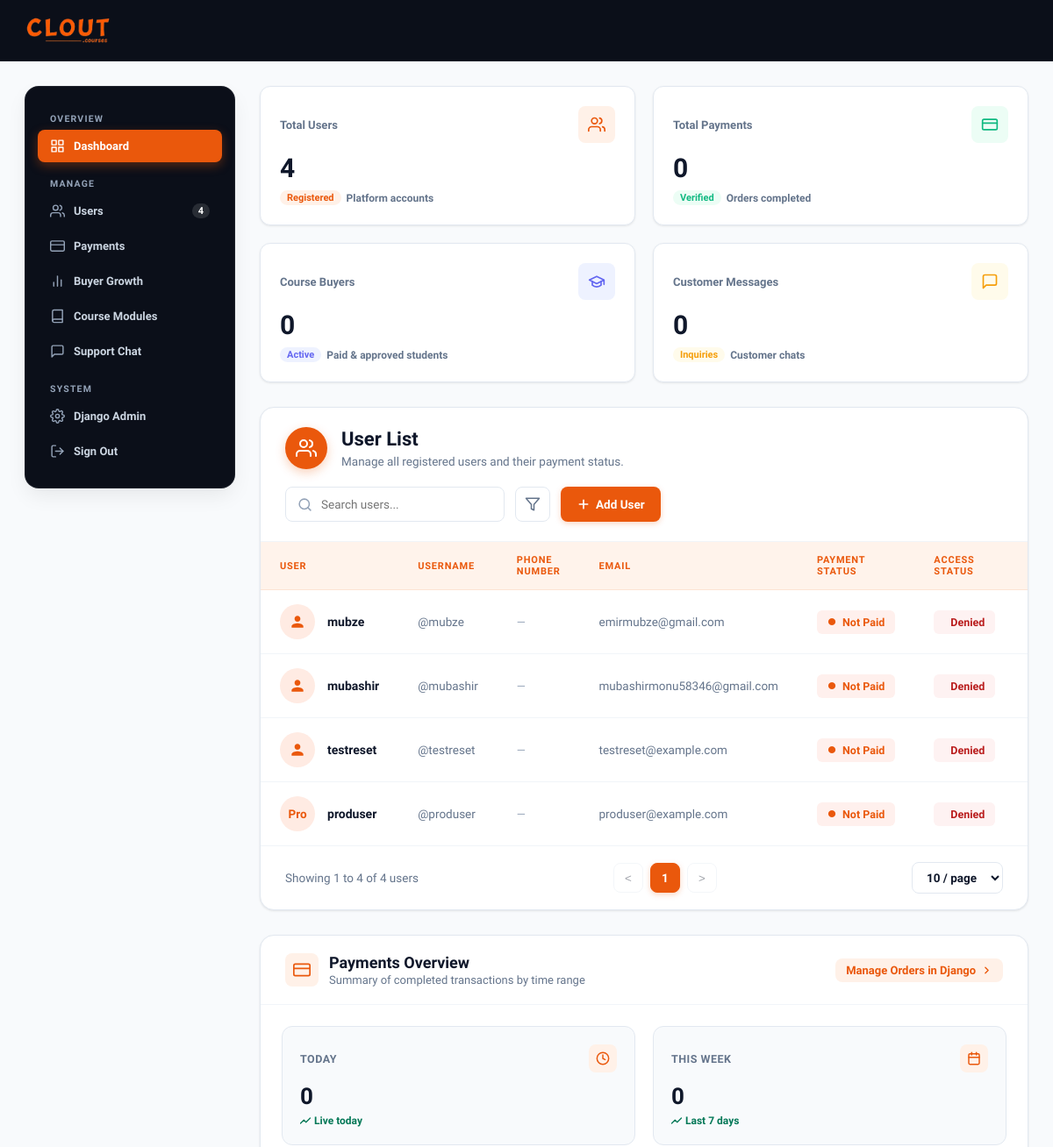
The app's page /admin-dashboard/ (signed in, upper part), older data.
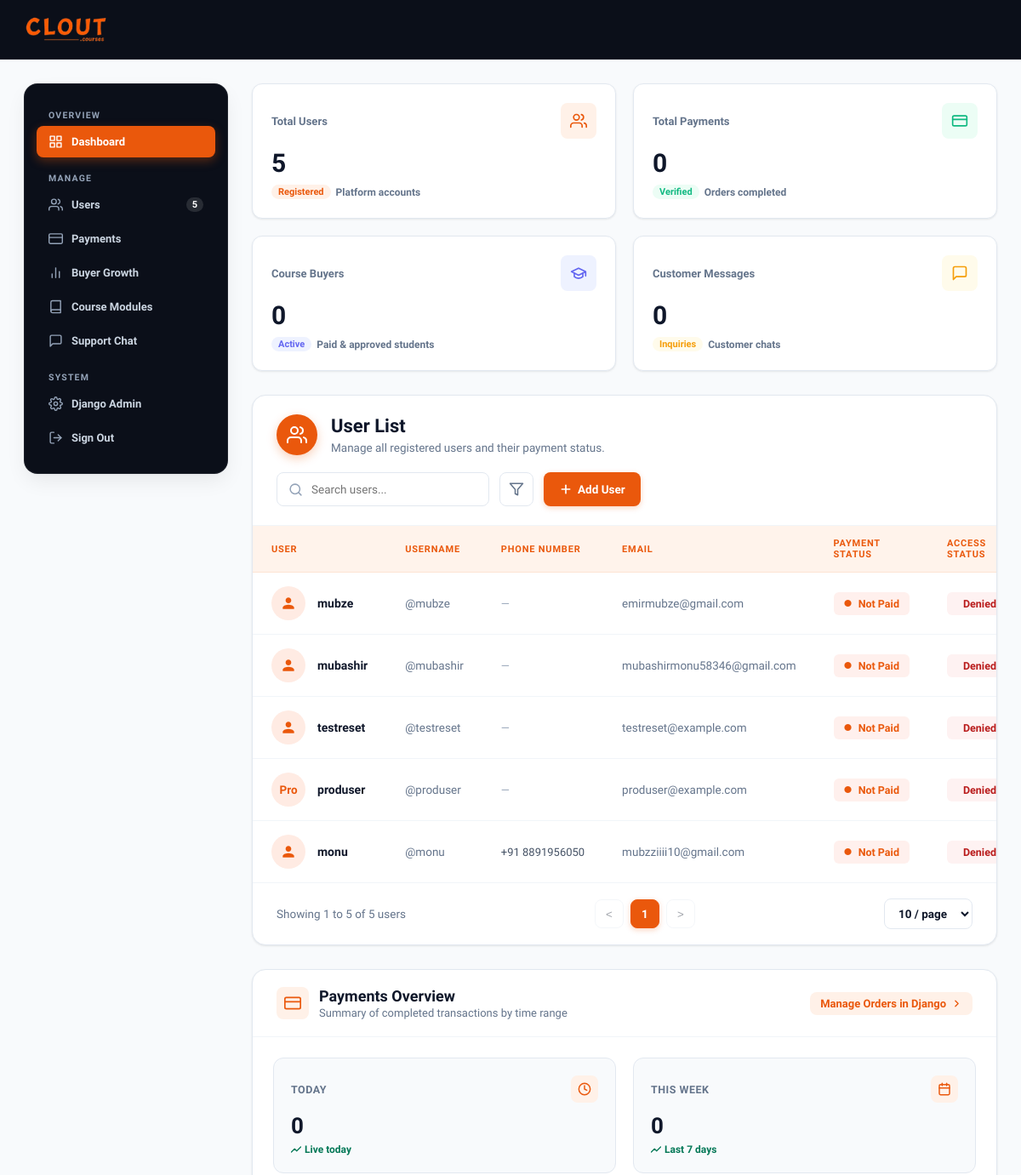
The same page, newer data.
### shop/models.py (models this page shows, shortened)
class CustomUser(AbstractUser):
    name = models.CharField(max_length=150, blank=True)
    age = models.PositiveIntegerField(null=True, blank=True)
    phone_number = models.CharField(
        max_length=20,
        unique=True,
        null=True,
        blank=True,
    )
    email = models.EmailField(unique=True)
    profile_image = models.ImageField(
        upload_to="profiles/",
        null=True,
        blank=True,
    )
    course_access_approved = models.BooleanField(default=False)
    active_session_key = models.CharField(
        max_length=40,
        blank=True,
        default="",
    )
    @property
    def has_paid(self):
        from .models import Order
        return Order.objects.filter(
            user=self,
            paid=True,
        ).exists()

### shop/views.py (the view, shortened to what this page needs)
@login_required(login_url="login")
def admin_dashboard(request):
    if not request.user.is_staff:
        return redirect("index")
    users = CustomUser.objects.all().order_by(
        "name"
    )
    contact_users = (
        CustomUser.objects.filter(
            contact_messages__isnull=False
        )
        .exclude(
            id=request.user.id
        )
        .distinct()
        .order_by("name")
    )
    selected_user_id = request.GET.get(
        "user_id"
    )
    if (
        selected_user_id
        and contact_users.filter(
            id=selected_user_id
        ).exists()
    ):
        selected_user = contact_users.get(
            id=selected_user_id
        )
    else:
        selected_user = (
            contact_users.first()
            if contact_users
            else None
        )
    if selected_user:
        chat_messages = ContactMessage.objects.filter(
            (
                Q(sender=selected_user)
                &
                (
                    Q(recipient=request.user)
                    |
                    Q(recipient__isnull=True)
                )
            )
            |
            (
                Q(sender=request.user)
                &
                Q(recipient=selected_user)
            )
        ).order_by(
            "created_at"
        )
        ContactMessage.objects.filter(
            sender=selected_user,
            recipient=request.user,
            is_read=False
        ).update(
            is_read=True
        )
    else:
        chat_messages = ContactMessage.objects.none()
    total_payments = Order.objects.filter(
        paid=True
    ).count()
    paid_user_ids = set(
        Order.objects.filter(
            paid=True
        )
        .exclude(
            user_id__isnull=True
        )
        .values_list(
            "user_id",
            flat=True
        )
    )
    approved_user_ids = set(
        CustomUser.objects.filter(
            course_access_approved=True
        ).values_list(
            "id",
            flat=True
        )
    )
    course_buyers = len(
        paid_user_ids | approved_user_ids
    )
    courses = Course.objects.filter(
        is_active=True
    ).order_by(
        "-created_at"
    )
    active_course = courses.first()
    course_modules = []
    if active_course:
        course_modules = [
            {
                "id": module.id,
                "title": module.title,
                "description": module.description,
                "video_url": module.video_public_url,
                "lessons": [
                    {
                        "id": lesson.id,
                        "title": lesson.title,
                        "description": lesson.description,
                        "video_url": lesson.video_public_url,
                        "thumbnail_url": lesson.thumbnail_public_url,
                        "subtitle_status": lesson.subtitle_status,
                        "detected_language": lesson.detected_language,
                        "subtitle_count": lesson.subtitles.count(),
                    }
                    for lesson in module.lessons.prefetch_related("subtitles").all()
                ],
            }
            for module in active_course.modules.prefetch_related("lessons__subtitles").all()
        ]
    selected_course_id = request.GET.get(
        "edit_course_id"
    )
    editing_course = None
    if selected_course_id:
        editing_course = get_object_or_404(
            Course,
            id=selected_course_id
        )
    course_form = (
        CourseForm(
            instance=editing_course
        )
        if editing_course
        else CourseForm()
    )
    return render(
        request,
        "shop/admin.html",
        {
            "users": users,
            "total_users": users.count(),
            "total_payments": total_payments,
            "course_buyers": course_buyers,
            "courses": courses,
            "course_modules": course_modules,
            "course_count": courses.count(),
            "course_form": course_form,
            "editing_course": editing_course,
            "current_admin": request.user,
            "chat_users": contact_users,
            "selected_user": selected_user,
            "chat_messages": chat_messages,
            "contact_count": ContactMessage.objects.count(),
            "supported_languages": list(SUPPORTED_LANGUAGES.values()),
            "active_target_languages": get_active_target_languages(),
        }
    )

### shop/forms.py
class CourseForm(forms.ModelForm):
    class Meta:
        model = Course
        fields = [
            "title",
            "description",
            "price",
            "thumbnail",
            "video",
            "instructor",
            "duration",
            "level",
            "is_active",
        ]
        widgets = {
            "title": forms.TextInput(attrs={"placeholder": "Course title"}),
            "description": forms.Textarea(attrs={"rows": 4, "placeholder": "Course description"}),
            "price": forms.NumberInput(attrs={"step": "0.01", "min": "0", "placeholder": "49.00"}),
            "thumbnail": forms.FileInput(attrs={"accept": "image/*"}),
            "video": forms.FileInput(attrs={"accept": "video/*"}),
            "instructor": forms.TextInput(attrs={"placeholder": "Instructor name"}),
            "duration": forms.TextInput(attrs={"placeholder": "e.g. 4 weeks"}),
            "level": forms.Select(),
            "is_active": forms.CheckboxInput(),
        }

### shop/models.py (called while the page is built)
    @property
    def video_public_url(self):
        return _public_file_url(self.video, self.video_url)

### shop/templates/shop/admin.html (shortened to what the changed rows need)
{% load static %}
<!DOCTYPE html>
<html lang="en">
<head>
    <link rel="stylesheet" href="/static/responsive.css">
</head>
<body>
    <div class="layout">
        <aside class="sidebar">
            <a href="#users" class="sidebar-link">
                <span class="sidebar-link-inner">
                    <svg viewBox="0 0 24 24" fill="none" stroke="currentColor" stroke-width="2" stroke-linecap="round" stroke-linejoin="round">
                        <path d="M17 21v-2a4 4 0 0 0-4-4H5a4 4 0 0 0-4 4v2"></path>
                        <circle cx="9" cy="7" r="4"></circle>
                        <path d="M23 21v-2a4 4 0 0 0-3-3.87"></path>
                        <path d="M16 3.13a4 4 0 0 1 0 7.75"></path>
                    </svg>
                    <span>Users</span>
                </span>
                <span class="sidebar-counter">{{ total_users|default:"0" }}</span>
            </a>
        </aside>
        <main class="content" id="dashboard">
            <section class="stats-grid">
                <div class="stat-card stat-orange">
                    <div class="stat-card-top">
                        <span class="stat-label">Total Users</span>
                        <div class="stat-icon-wrap">
                        </div>
                    </div>
                    <div class="stat-value">{{ total_users|default:"0" }}</div>
                    <div class="stat-footer">
                        <span class="stat-footer-badge">Registered</span>
                        <span>Platform accounts</span>
                    </div>
                </div>
            </section>
            <section class="user-list-card" id="users">
                <div class="user-list-header">
                    <div class="user-list-left">
                        <div>
                            <h2 class="user-header-title">User List</h2>
                        </div>
                    </div>
                </div>
                <div class="user-table-wrap">
                    <table class="user-table" id="usersTable">
                        <thead>
                            <tr>
                                <th>USER</th>
                                <th>USERNAME</th>
                                <th>PHONE NUMBER</th>
                                <th>EMAIL</th>
                                <th>PAYMENT STATUS</th>
                                <th>ACCESS STATUS</th>
                                <th style="text-align: center;">ACTIONS</th>
                            </tr>
                        </thead>
                        <tbody id="userTableBody">
                            {% for user in users %}
                            <tr
                                class="user-table-row"
                                data-user-id="{{ user.id }}"
                                data-name="{{ user.name|default:user.username }}"
                                data-username="{{ user.username }}"
                                data-email="{{ user.email }}"
                                data-phone="{{ user.phone_number|default:'' }}"
                                data-payment="{% if user.has_paid %}paid{% else %}not_paid{% endif %}"
                                data-access="{% if user.course_access_approved %}accepted{% else %}denied{% endif %}"
                            >
                                <td>
                                    <div class="user-col-profile">
                                        <div class="user-avatar-circle">
                                            {% if user.profile_image %}
                                                <img src="{{ user.profile_image.url }}" alt="{{ user.username }}">
                                            {% elif "pro" in user.name|lower or "pro" in user.username|lower %}
                                                <span>Pro</span>
                                            {% else %}
                                                <svg viewBox="0 0 24 24">
                                                    <path d="M12 12c2.21 0 4-1.79 4-4s-1.79-4-4-4-4 1.79-4 4 1.79 4 4 4zm0 2c-2.67 0-8 1.34-8 4v2h16v-2c0-2.66-5.33-4-8-4z"></path>
                                                </svg>
                                            {% endif %}
                                        </div>
                                        <span class="user-name-title">
                                            {{ user.name|default:user.username }}
                                        </span>
                                    </div>
                                </td>
                                <td>
                                    <span class="user-handle-cell">
                                        @{{ user.username }}
                                    </span>
                                </td>
                                <td>
                                    <span class="user-phone-cell">
                                        {% if user.phone_number %}
                                            {{ user.phone_number }}
                                        {% else %}
                                            <span class="user-empty-dash">—</span>
                                        {% endif %}
                                    </span>
                                </td>
                                <td>
                                    <span class="user-email-cell">
                                        {{ user.email }}
                                    </span>
                                </td>
                                <td>
                                    {% if user.has_paid %}
                                    <span class="user-payment-pill paid">
                                        <span class="user-payment-dot">●</span> Paid
                                    </span>
                                    {% else %}
                                    <span class="user-payment-pill not-paid">
                                        <span class="user-payment-dot">●</span> Not Paid
                                    </span>
                                    {% endif %}
                                </td>
                                <td>
                                    <form
                                        method="POST"
                                        action="{% url 'toggle_course_access' user.id %}"
                                        class="ajax-toggle-access"
                                        data-user-id="{{ user.id }}"
                                        style="display:inline-block; margin:0;"
                                    >
                                        <button
                                            type="submit"
                                            class="user-access-toggle-btn {% if user.course_access_approved %}accepted{% else %}denied{% endif %}"
                                            title="Click to toggle course access"
                                        >
                                            {% if user.course_access_approved %}
                                            <svg viewBox="0 0 24 24" fill="none" stroke="currentColor" stroke-width="2.5" stroke-linecap="round" stroke-linejoin="round">
                                                <rect x="3" y="11" width="18" height="11" rx="2" ry="2"></rect>
                                                <path d="M7 11V7a5 5 0 0 1 9.9-1"></path>
                                            </svg>
                                            <span>Accepted</span>
                                            {% else %}
                                            <span>Denied</span>
                                            {% endif %}
                                        </button>
                                    </form>
                                </td>
                                <td style="text-align: center;">
                                </td>
                            </tr>
                            {% empty %}
                            <tr id="userTableEmptyRow">
                                <td colspan="7" style="text-align:center; padding: 36px 20px; color:var(--text-muted);">
                                    No registered users found.
                                </td>
                            </tr>
                            {% endfor %}
                        </tbody>
                    </table>
                </div>
                <div class="user-pagination-bar">
                    <div class="user-showing-count" id="userShowingText">
                    </div>
                    <div class="user-pagination-center">
                        <button type="button" class="user-page-arrow-btn" id="userPagePrevBtn" title="Previous Page">&lt;</button>
                        <div class="user-page-numbers" id="userPageNumbers">
                        </div>
                        <button type="button" class="user-page-arrow-btn" id="userPageNextBtn" title="Next Page">&gt;</button>
                    </div>
                    <div>
                        <select id="userPerPageSelect" class="user-per-page-select" aria-label="Users per page">
                        </select>
                    </div>
                </div>
            </section>
            <section class="panel" id="payments">
                <div class="panel-header">
                    <div class="panel-title-wrap">
                        <div>
                            <h2 class="panel-title">Payments Overview</h2>
                        </div>
                    </div>
                </div>
            </section>
        </main>
    </div>
</body>
</html>

Row changes from the older to the newer data that the page shows:
added CustomUser: name "monu", username "monu", phone_number "+91 8891956050", email "mubzziiii10@gmail.com", shows "Not Paid", course_access_approved "Denied"
Text that changed along with them:
{{ total_users|default:"0" }}: "4" → "5"
text written by a page script: "Showing 1 to 4 of 4 users" → "Showing 1 to 5 of 5 users"
